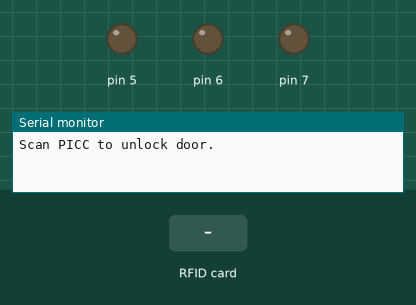
The sketch below on a simulated Arduino Uno, built with avr-gcc and run on an emulated ATmega328P. Parts: output pins drawn as LEDs (lit = HIGH), the last lines printed to the serial monitor. The inputs (shaded band) are chosen by the test bench. Pins used as bus, display or sensor lines are not drawn.

Above: at 1.2 s.
1.3 s: RFID card F4 4C 31 00 held to the reader
At 2.4 s:
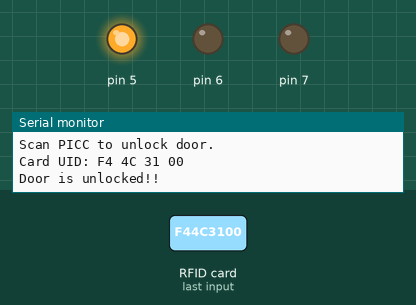
4.3 s: RFID card 5E 7A 19 C4 held to the reader
At 5.3 s:
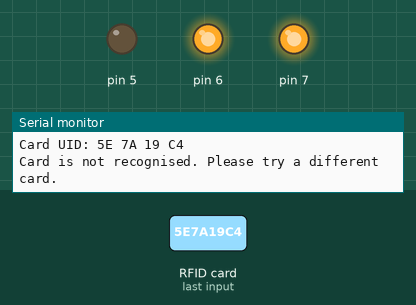
Timing chart, 0 to 7.8 s (numbered marks = the images above; inputs shaded):
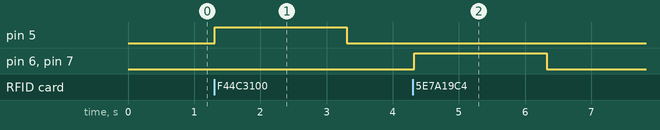

The sketch:

RFID_Verification.ino
```cpp
#include <SPI.h>
#include <MFRC522.h>

#define RST_PIN         9          // Configurable, see typical pin layout above
#define SS_PIN          10         // Configurable, see typical pin layout above

MFRC522 mfrc522(SS_PIN, RST_PIN);  // Create MFRC522 instance

byte saved_UID[10] = {0xF4, 0x4C, 0x31, 0x00};
byte card_UID[10] = {};
uint8_t reader = 0;

void setup() {
  Serial.begin(9600);   // Initialize serial communications with the PC
  while (!Serial);    // Do nothing if no serial port is opened (added for Arduinos based on ATMEGA32U4)
  SPI.begin();      // Init SPI bus
  mfrc522.PCD_Init();   // Init MFRC522
  Serial.println(F("Scan PICC to unlock door."));
}

void loop() {
  // Look for new cards
  if ( mfrc522.PICC_IsNewCardPresent() && mfrc522.PICC_ReadCardSerial()) {
      //Read UID
      Serial.print(F("Card UID:"));
      for (byte i = 0; i < mfrc522.uid.size; i++) {
        card_UID[i] = mfrc522.uid.uidByte[i];
        Serial.print(card_UID[i] < 0x10 ? " 0" : " ");
        Serial.print(card_UID[i], HEX);
      }
      Serial.println();

  //Compare card UID with the stored/saved UID
  if ( card_UID[0] == saved_UID[0] && card_UID[1] == saved_UID[1] &&
       card_UID[2] == saved_UID[2] && card_UID[3] == saved_UID[3] ){
        Serial.println("Door is unlocked!!");
        analogWrite(5, 255);
        delay(2000); //wait for 2 seconds
        digitalWrite(5, LOW);
        Serial.println();
  }
  else {
    Serial.println("Card is not recognised. Please try a different card.");
    Serial.println();
    analogWrite(7, 255);
    analogWrite(6, 255);
    delay(2000); //wait for 2 seconds
    digitalWrite(7, LOW);
    digitalWrite(6, LOW);
  }

  }
}
```

Measured:
- after the input at 1.3 s, pin 5: LOW → HIGH at once, → LOW 2.0 s later
- after the input at 4.3 s, pin 6, pin 7: LOW → HIGH at once, → LOW 2.0 s later
